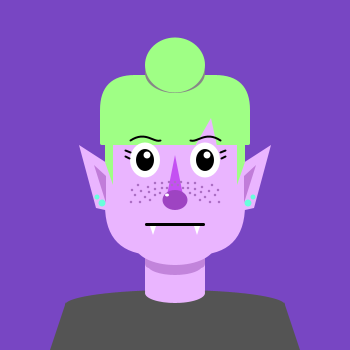
Frame 1 (no input)
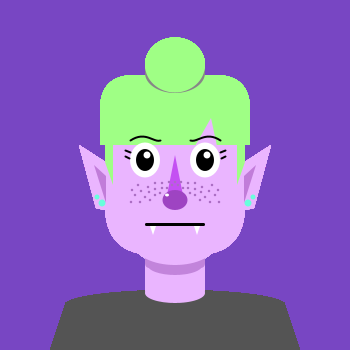
Frame 60 (the mouse pressed at the canvas centre just before this capture)
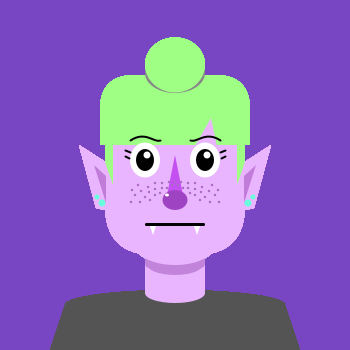
Frame 120 (the mouse held since frame 60 and released just before this capture)

The Processing sketch that drew these frames (run headless with seeded random() and noise(); from frame 60 on, the mouse is pressed at the canvas centre):

// Processing sketch: processing_140785
// ── processing_140785.pde


boolean clicked = false;

int browRightA;
int browRightB;
int browRightC;
int browRightD;
int browRightE;
int browLeftA;
int browLeftB;
int browLeftC;
int browLeftD;
int browLeftE;
int firstMouthAa;
int firstMouthAb;
int firstMouthAc;
int firstMouthBa;
int firstMouthBb;
int firstMouthBc;
int firstMouthBd;
int firstMouthBe;
int firstMouthCa;
int firstMouthCb;
int firstMouthCc;
int firstMouthDa;
int firstMouthDb;
int firstMouthDc;
int firstMouthDd;
int firstMouthDe;
int firstMouthDf;
int firstMouthEa;
int firstMouthEb;
int firstMouthEc;
int firstMouthEd;
int firstMouthEe;
int firstMouthEf;
int secondMouthAa;
int secondMouthAb;
int secondMouthAc;
int secondMouthBa;
int secondMouthBb;
int secondMouthBc;
int secondMouthBd;
int secondMouthBe;
int secondMouthBf;
int secondMouthCa;
int secondMouthCb;
int secondMouthCc;
int secondMouthCd;
int secondMouthCe;
int secondMouthCf;
int secondMouthDa;
int secondMouthDb;
int secondMouthDc;
int secondMouthDd;
int secondMouthDe;
int secondMouthDf;
int secondMouthDg;
int secondMouthDh;

float hairColorR = 159;
float hairColorG = 255;
float hairColorB = 133;
float eyeColorG = 0;
float eyeColorB = 0;
float pupilA = 18;
float pupilB = 22;
float bigEarringR =105;
float bigEarringG =255;
float bigEarringB =220;
float smallEarringR =105;
float smallEarringG =255;
float smallEarringB =220;
float shirtColor = 84;
float noseA = 25;
float noseB = 20;



void setup(){
  size(350,350);
  background(120,70,195);
  noStroke();
}


void keyPressed(){
  clicked=! clicked;
  
  hairColorR = random(0,1);
  hairColorG = random(254,255);
  hairColorB = random(0,255);
  eyeColorG  = random(0,255);
  eyeColorB  = random(0,255);
  pupilA = random(5,18);
  pupilB = random(5,30);
  bigEarringR = random(0,255);
  bigEarringG = random(0,255);
  bigEarringB = random(0,255);
  smallEarringR = random(0,255);
  smallEarringG = random(0,255);
  smallEarringB = random(0,255);
  shirtColor = random(0,255);
  noseA = random (22,35);
  noseB = random (12,30);


}

void draw() {
  
  if (clicked == false) {
    browRightA = 5;
    browRightB = -50;
    browRightC = -35;
    browRightD = -35;
    browRightE = 25;
    browLeftA = -5;
    browLeftB = -50;
    browLeftC = -35;
    browLeftD = -35;
    browLeftE = 25;
    firstMouthAa = 0;
    firstMouthAb = 0;
    firstMouthAc = 0;
    firstMouthBa = -30;
    firstMouthBb = 48;
    firstMouthBc = 60;
    firstMouthBd = 3;
    firstMouthBe = 5;
    firstMouthCa = 255;
    firstMouthCb = 255;
    firstMouthCc = 255;
    firstMouthDa = -25;
    firstMouthDb = 51;
    firstMouthDc = -19;
    firstMouthDd = 51;
    firstMouthDe = -22;
    firstMouthDf = 60;
    firstMouthEa = 25;
    firstMouthEb = 51;
    firstMouthEc = 19;
    firstMouthEd = 51;
    firstMouthEe = 22;
    firstMouthEf = 60;
    secondMouthAa = 0;
    secondMouthAb = 0;
    secondMouthAc = 0;
    secondMouthBa = 0;
    secondMouthBb = 0;
    secondMouthBc = 0;
    secondMouthBd = 0;
    secondMouthBe = 0;
    secondMouthBf = 0;
    secondMouthCa = 0;
    secondMouthCb = 0;
    secondMouthCc = 0;
    secondMouthCd = 0;
    secondMouthCe = 0;
    secondMouthCf = 0;
    secondMouthDa = 0;
    secondMouthDb = 0;
    secondMouthDc = 0;
    secondMouthDd = 0;
    secondMouthDe = 0;
    secondMouthDf = 0;
    secondMouthDg = 0;
    secondMouthDh = 0;

  }
  
   if (clicked == true) {
    browRightA = 10;
    browRightB = -55;
    browRightC = -40;
    browRightD = -40;
    browRightE = 35;
    browLeftA = -5;
    browLeftB = -50;
    browLeftC = -30;
    browLeftD = -33;
    browLeftE = 25;
    firstMouthAa = 0;
    firstMouthAb = 0;
    firstMouthAc = 0;
    firstMouthBa = 0;
    firstMouthBb = 0;
    firstMouthBc = 0;
    firstMouthBd = 0;
    firstMouthBe = 0;
    firstMouthCa = 0;
    firstMouthCb = 0;
    firstMouthCc = 0;
    firstMouthDa = 0;
    firstMouthDb = 0;
    firstMouthDc = 0;
    firstMouthDd = 0;
    firstMouthDe = 0;
    firstMouthDf = 0;
    firstMouthEa = 0;
    firstMouthEb = 0;
    firstMouthEc = 0;
    firstMouthEd = 0;
    firstMouthEe = 0;
    firstMouthEf = 0;
    secondMouthAa = 255;
    secondMouthAb = 255;
    secondMouthAc = 255;
    secondMouthBa = -13;
    secondMouthBb = 55;
    secondMouthBc = -7;
    secondMouthBd = 55;
    secondMouthBe = -10;
    secondMouthBf = 64;
    secondMouthCa = 20;
    secondMouthCb = 51;
    secondMouthCc = 14;
    secondMouthCd = 51;
    secondMouthCe = 17;
    secondMouthCf = 64;
    secondMouthDa = 15;
    secondMouthDb = 2;
    secondMouthDc = -20;
    secondMouthDd = 50;
    secondMouthDe = 25;
    secondMouthDf = 47;
    secondMouthDg = 20;
    secondMouthDh = 2;

   }

  
//~~~HEAD~~~
translate(175,175);
noStroke();

//SHIRT
fill(shirtColor,shirtColor,shirtColor);
ellipse(0,130,220,30);
rect(-110,130, 220, 50, 5);
triangle(-105,175,-109,127,-125,175);
triangle(105,175,109,127,125,175);

//NECK
fill(234,181,255);
rect(-30,70, 60, 50,5);
ellipse(0,118,60,20);
fill(194,132,219);
rect(-30,70, 60, 23,5);

//ACTUAL HEAD


fill(234,181,255);
rect(-70,-50,140,130,5,5,50,50);

//SIDEBURNS
fill(hairColorR,hairColorG,hairColorB);
rect(62,-30,8,20);
rect(-70,-30,8,20);


//HAIR
fill(hairColorR,hairColorG,hairColorB);
rect(-75, -100, 150, 70, 100, 100, 2, 2);
fill(135,135,135);
ellipse(0,-102,60,40);
fill(hairColorR,hairColorG,hairColorB);
ellipse(0,-110,60,55);

//CHIN
fill(194,132,219);
ellipse(0,90,55,20);
fill(234,181,255);
ellipse(0,70, 80, 40);

//HAIR PART
fill(234,181,255);
triangle(20,-29,36,-57,42,-29);



//~~~EYES~~~

fill(255,255,255);
ellipse(30,-15,30,35);
ellipse(-30,-15,30,35);
fill(0,eyeColorG,eyeColorB);
//PUPIL
ellipse(30,-15,pupilA,pupilB);
ellipse(-30,-15,pupilA,pupilB);
//HIGHLIGHT
fill(255,255,255);
ellipse(32,-20,7,7);
ellipse(-28,-20,7,7);

//EYELASHES
fill(0,0,0);
stroke(2);
strokeWeight(2);
line(45,-23,50,-25);
line(46,-17,50,-19);
line(-45,-23,-50,-25);
line(-46,-17,-50,-19);

//EYEBROWS
noFill();
curve(browRightA,browRightB, 15,browRightC, 45,browRightD, 105,browRightE);
curve(browLeftA,browLeftB, -15,browLeftC, -45,browLeftD, -105,browLeftE);

noStroke();


//MOUTH
fill(firstMouthAa,firstMouthAb,firstMouthAc);
rect(firstMouthBa,firstMouthBb,firstMouthBc,firstMouthBd,firstMouthBe);
fill(firstMouthCa,firstMouthCb,firstMouthCc);
triangle(firstMouthDa,firstMouthDb,firstMouthDc,firstMouthDd,firstMouthDe,firstMouthDf);
triangle(firstMouthEa,firstMouthEb,firstMouthEc,firstMouthEd,firstMouthEe,firstMouthEf);


//MOUTH 2
fill(secondMouthAa,secondMouthAb,secondMouthAc);
triangle(secondMouthBa,secondMouthBb,secondMouthBc,secondMouthBd,secondMouthBe,secondMouthBf);
triangle(secondMouthCa,secondMouthCb,secondMouthCc,secondMouthCd,secondMouthCe,secondMouthCf);

noFill();
stroke(5);
strokeWeight(3);
curve(secondMouthDa,secondMouthDb,secondMouthDc,secondMouthDd,secondMouthDe,secondMouthDf,secondMouthDg,secondMouthDh);

noStroke();





//NOSE
fill(196,80,242);

pushMatrix();
translate(0, 20);

triangle(0,-40,-10,10,10,10);

fill(158,68,194);
ellipse(0,5,noseA,noseB);

fill(255,255,255);
ellipse(-8,0,4,3);
popMatrix();



//RIGHT EAR
noStroke();
fill(234,181,255);
pushMatrix();
translate(10, -30);
quad(38, 31, 86, 0, 69, 63, 10, 76);

//EAR SHADE
fill(193,124,217);
triangle(59, 31, 71, 20, 59, 58);



//EARRING RIGHT
fill(bigEarringR,bigEarringG,bigEarringB);
ellipse(63,58,7,7);
fill(smallEarringR,smallEarringG,smallEarringB);
ellipse(68,52,5,5);


popMatrix();

//SIDEBURN
fill(hairColorR,hairColorG,hairColorB);
triangle(62,-10,62,10,70,-13);

//LEFT EAR
fill(234,181,255);
pushMatrix();
translate(-10, -30);
quad(-38, 31, -86, 0, -69, 63, -10, 76);

//EAR SHADE
fill(193,124,217);
triangle(-59, 31, -71, 20, -59, 58);

//EARRING LEFT
fill(bigEarringR,bigEarringG,bigEarringB);
ellipse(-63,58,7,7);
fill(smallEarringR,smallEarringG,smallEarringB);
ellipse(-68,52,5,5);
popMatrix();

//SIDEBURN
fill(hairColorR,hairColorG,hairColorB);
triangle(-62,-10,-62,10,-70,-13);

//FRECKLES
fill(170,109,194);
ellipse(-20,20,2.5,2.5);
ellipse(-25,25,2.5,2.5);
ellipse(-30,22,2.5,2.5);
ellipse(-35,27,2.5,2.5);
ellipse(-40,20,2.5,2.5);
ellipse(-34,16,2.5,2.5);
ellipse(-26,17,2.5,2.5);
ellipse(-20,14,2.5,2.5);
ellipse(-13,13,2.5,2.5);
ellipse(-15,18,2.5,2.5);
ellipse(-6,7,2.5,2.5);
ellipse(-8,13,2.5,2.5);
ellipse(-3,10,2.5,2.5);
ellipse(0,7,2.5,2.5);
ellipse(20,20,2.5,2.5);
ellipse(25,25,2.5,2.5);
ellipse(30,22,2.5,2.5);
ellipse(35,27,2.5,2.5);
ellipse(40,20,2.5,2.5);
ellipse(34,16,2.5,2.5);
ellipse(26,17,2.5,2.5);
ellipse(20,14,2.5,2.5);
ellipse(13,13,2.5,2.5);
ellipse(15,18,2.5,2.5);
ellipse(6,7,2.5,2.5);
ellipse(8,13,2.5,2.5);
ellipse(3,10,2.5,2.5);
ellipse(-13,8,2.5,2.5);
ellipse(-27,12,2.5,2.5);
ellipse(-20,8,2.5,2.5);
ellipse(-37,10,2.5,2.5);
ellipse(-43,15,2.5,2.5);
ellipse(13,8,2.5,2.5);
ellipse(27,12,2.5,2.5);
ellipse(20,8,2.5,2.5);
ellipse(37,10,2.5,2.5);
ellipse(43,15,2.5,2.5);
ellipse(44,27,2.5,2.5);
ellipse(-44,27,2.5,2.5);

}
